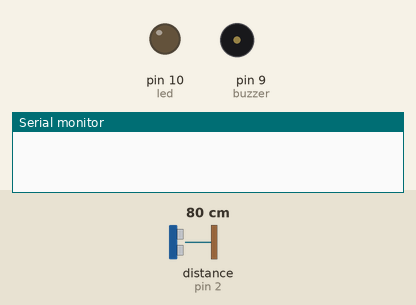
Recording of a sketch running on a simulated Arduino Uno, built with avr-gcc and run on an emulated ATmega328P. Parts: output pins drawn as LEDs (lit = HIGH), buzzer (waves = sounding), the last lines printed to the serial monitor. Wiring (inferred from the names in the program): ultrasonic range finder: trigger pin 3; echo pin 2. The inputs (shaded band) are chosen by the test bench; at power-on: distance to the obstacle (sensor on pin 2) 80 cm. The echo pulse lasts 58.3 µs per cm; pins used as bus, display or sensor lines are not drawn.

Above: at 0.5 s.
At 1.2 s:
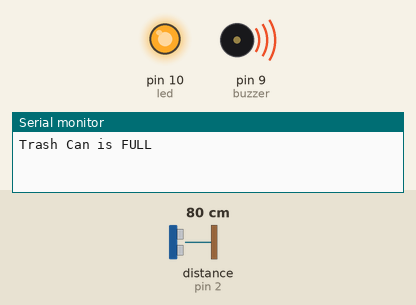
At 5.2 s:
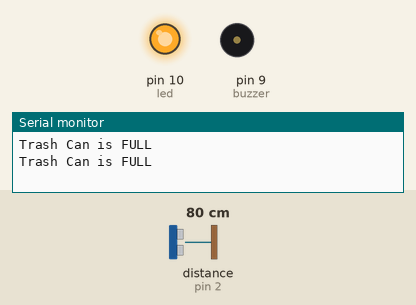
Timing chart, 0 to 6.9 s (numbered marks = the images above):
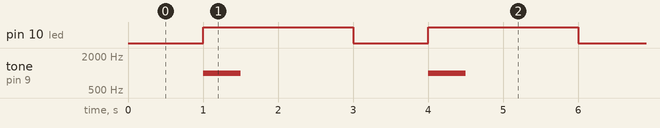

The sketch:

ultrasonic_sensor.ino
```cpp
int trigPin=3;
int echoPin=2;
int led=10;
// settng the threshold value of a dustpin
int threshold=10;
int buzzer=9;
long duration,distance_in_centmeter;
void setup() {

//Serial Port begin
Serial.begin (9600);
//Define inputs and outputs
pinMode(trigPin, OUTPUT);
pinMode(echoPin, INPUT);

pinMode(led,OUTPUT);
pinMode(buzzer,OUTPUT);
}

void loop() {
  // put your main code here, to run repeatedly:
digitalWrite(trigPin, LOW);
delayMicroseconds(5);
digitalWrite(trigPin, HIGH);
delayMicroseconds(10);
digitalWrite(trigPin, LOW);

digitalWrite(led,LOW);
// read the signal from the sensor: a HIGH pulse
// duration is the time in (microseconds) from the sending
// of the pinng to the reception of its echo off of an object

pinMode(echoPin,HIGH);
duration=pulseIn(echoPin,HIGH);

distance_in_centmeter =  microseconds_to_centmeter(duration); // this calles the method microseconds_to_centmeter

//About the Buzzer
/*Tone needs 2 arguments, but can take three
    1) Pin#
    2) Frequency - this is in hertz (cycles per second) which determines the pitch of the noise made
    3) Duration - how long the tone plays
*/
if (distance_in_centmeter <=threshold)
{
  //blink LED
  digitalWrite(led,HIGH);
  Serial.println("Trash Can is FULL");
  tone(buzzer,1000,500);  // send 1KHz sound signal
  delay(1000);        // delay for 1 sec
  noTone(buzzer);     // Stop sound...
  delay(1000);        // delay for 1sec
}
else
{}
}

long microseconds_to_centmeter(long time_in_microseconds) {
 //convert the time into a distance
// speed of sound 340m/s
//distance=speed*duration=340m/s*duration
  return (time_in_microseconds/2)*0.0343;
}
```

Measured:
- by itself, pin 10 (led): alternates HIGH for 2.0 s and LOW for 1.0 s
- by itself, tone on pin 9 (buzzer): alternates 1000 Hz for 0.50 s and silent for 2.5 s
